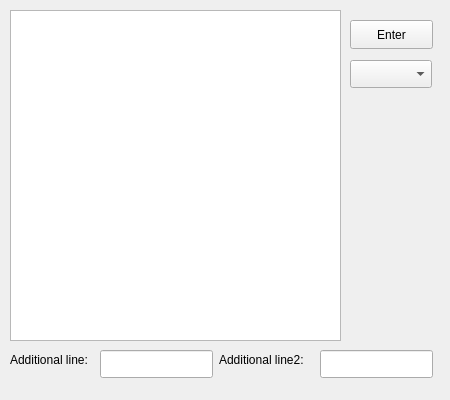
<?xml version="1.0" encoding="UTF-8"?>
<ui version="4.0">
 <class>Form</class>
 <widget class="QWidget" name="Form">
  <property name="geometry">
   <rect>
    <x>0</x>
    <y>0</y>
    <width>450</width>
    <height>400</height>
   </rect>
  </property>
  <property name="windowTitle">
   <string>Form</string>
  </property>
  <widget class="QListWidget" name="listWidget">
   <property name="geometry">
    <rect>
     <x>10</x>
     <y>10</y>
     <width>331</width>
     <height>331</height>
    </rect>
   </property>
  </widget>
  <widget class="QComboBox" name="comboBox">
   <property name="geometry">
    <rect>
     <x>350</x>
     <y>60</y>
     <width>82</width>
     <height>28</height>
    </rect>
   </property>
  </widget>
  <widget class="QPushButton" name="pushButton">
   <property name="geometry">
    <rect>
     <x>350</x>
     <y>20</y>
     <width>83</width>
     <height>29</height>
    </rect>
   </property>
   <property name="text">
    <string>Enter</string>
   </property>
  </widget>
  <widget class="QLabel" name="label_2">
   <property name="geometry">
    <rect>
     <x>10</x>
     <y>350</y>
     <width>111</width>
     <height>20</height>
    </rect>
   </property>
   <property name="text">
    <string>Additional line:</string>
   </property>
  </widget>
  <widget class="QLineEdit" name="lineEdit">
   <property name="geometry">
    <rect>
     <x>100</x>
     <y>350</y>
     <width>113</width>
     <height>28</height>
    </rect>
   </property>
  </widget>
  <widget class="QLabel" name="label_3">
   <property name="geometry">
    <rect>
     <x>219</x>
     <y>350</y>
     <width>111</width>
     <height>20</height>
    </rect>
   </property>
   <property name="text">
    <string>Additional line2:</string>
   </property>
  </widget>
  <widget class="QLineEdit" name="lineEdit_2">
   <property name="geometry">
    <rect>
     <x>320</x>
     <y>350</y>
     <width>113</width>
     <height>28</height>
    </rect>
   </property>
  </widget>
 </widget>
 <resources/>
 <connections/>
</ui>
